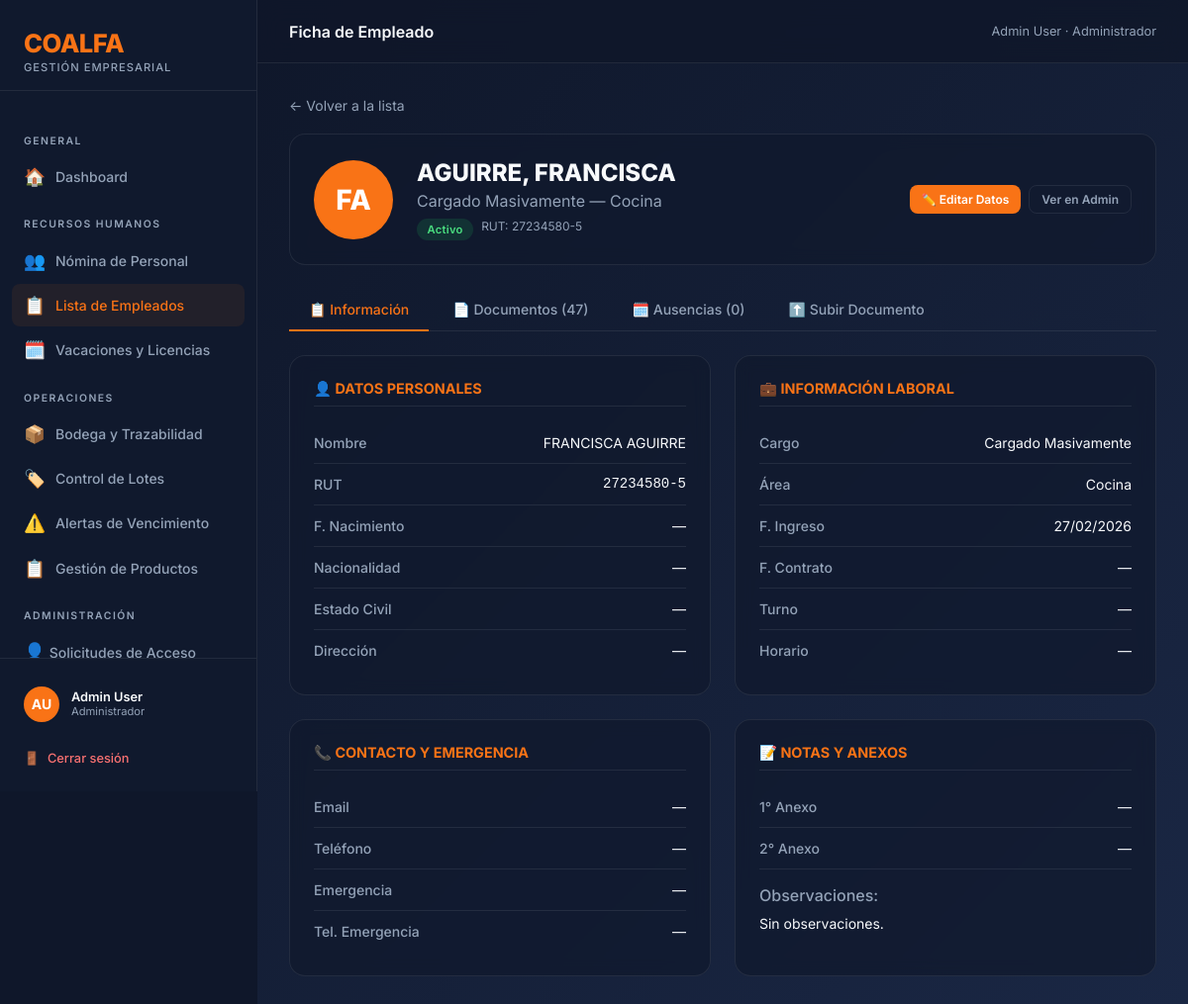
/rrhh/empleados/51/ (signed in), run on the app's committed database.
### coalfa/models.py (models this page shows, shortened)
class Usuario(AbstractBaseUser, PermissionsMixin):
    ROL_CHOICES = [
        ("ADMIN", "Administrador"),
        ("RRHH", "Recursos Humanos"),
        ("OPERACIONAL", "Operacional"),
    ]
    rut = models.CharField(max_length=12, unique=True, verbose_name="RUT")
    nombre = models.CharField(max_length=60, verbose_name="Nombre")
    apellido = models.CharField(max_length=60, verbose_name="Apellido")
    rol = models.CharField(max_length=15, choices=ROL_CHOICES, default="RRHH", verbose_name="Rol")
    is_active = models.BooleanField(default=True, verbose_name="Activo")
    is_staff = models.BooleanField(default=False, verbose_name="Es staff")
    solicitud_pendiente = models.BooleanField(default=False, verbose_name="Solicitud pendiente de aprobación")
    date_joined = models.DateTimeField(default=timezone.now, verbose_name="Fecha de registro")
    USERNAME_FIELD = "rut"
    REQUIRED_FIELDS = ["nombre", "apellido"]
    objects = UsuarioManager()
    def get_full_name(self):
        return f"{self.nombre} {self.apellido}"
    class Meta:
        verbose_name = "Usuario"
        verbose_name_plural = "Usuarios"

### rrhh/models.py (models this page shows, shortened)
class Empleado(models.Model):
    ESTADO_CHOICES = [
        ("ACTIVO", "Activo"),
        ("VACACIONES", "En Vacaciones"),
        ("LICENCIA", "Con Licencia"),
        ("FINIQUITADO", "Finiquitado"),
    ]
    AREA_CHOICES = [
        ("BODEGA", "Bodega"),
        ("COCINA", "Cocina"),
        ("REPOSTERIA", "Repostería"),
        ("LINEA", "Línea"),
        ("ADMINISTRACION", "Administración"),
        ("RRHH", "Recursos Humanos"),
        ("OTRO", "Otro"),
    ]
    nombre = models.CharField(max_length=100)
    apellido = models.CharField(max_length=100)
    rut = models.CharField(max_length=12, unique=True)
    cargo = models.CharField(max_length=100)
    area = models.CharField(max_length=20, choices=AREA_CHOICES, default="OTRO")
    email = models.EmailField(blank=True, null=True)
    telefono = models.CharField(max_length=20, blank=True, null=True)
    estado = models.CharField(max_length=15, choices=ESTADO_CHOICES, default="ACTIVO")
    fecha_ingreso = models.DateField(null=True, blank=True)
    fecha_nacimiento = models.DateField(null=True, blank=True)
    nacionalidad = models.CharField(max_length=50, blank=True)
    direccion = models.CharField(max_length=255, blank=True)
    estado_civil = models.CharField(max_length=20, blank=True)
    fecha_contrato = models.DateField(null=True, blank=True)
    anexo_1 = models.DateField(null=True, blank=True)
    anexo_2 = models.DateField(null=True, blank=True)
    turno = models.CharField(max_length=50, blank=True)
    horario = models.CharField(max_length=100, blank=True)
    emergencia_nombre = models.CharField(max_length=100, blank=True)
    emergencia_telefono = models.CharField(max_length=20, blank=True)
    observaciones = models.TextField(blank=True)
    foto = models.ImageField(upload_to="empleados/fotos/", blank=True, null=True)
    class Meta:
        verbose_name = "Empleado"
        verbose_name_plural = "Empleados"
        ordering = ["apellido", "nombre"]

### rrhh/views.py (the view, shortened to what this page needs)
# urls.py: path("empleados/<int:pk>/", views.detalle_empleado, name="rrhh_detalle_empleado"),
@rrhh_required
def detalle_empleado(request, pk):
    empleado = get_object_or_404(Empleado, pk=pk)
    documentos = empleado.documentos.all()
    ausencias = empleado.ausencias.all()
    form = SubirDocumentoForm()
    return render(request, "rrhh/detalle_empleado.html", {
        "empleado": empleado, "documentos": documentos,
        "ausencias": ausencias, "form": form,
        "tipo_choices": Documento.TIPO_CHOICES,
    })

### coalfa/context_processors.py (called while the page is built)
def solicitudes_pendientes(request):
    if request.user.is_authenticated and getattr(request.user, 'rol', None) == 'ADMIN':
        count = Usuario.objects.filter(solicitud_pendiente=True).count()
        return {'solicitudes_count': count}
    return {}

### rrhh/templates/rrhh/detalle_empleado.html (shortened to what this page needs)
{% extends 'base.html' %}
{% block topbar_title %}Ficha de Empleado{% endblock %}
{% block nav_empleados %}active{% endblock %}
{% block content %}
<a href="{% url 'rrhh_lista_empleados' %}"
    style="color:var(--text-muted);text-decoration:none;font-size:0.875rem;display:inline-flex;align-items:center;gap:0.25rem;margin-bottom:1.25rem;">←
    Volver a la lista</a>
<div class="card" style="margin-bottom:1.5rem;">
    <div style="display:flex;align-items:center;gap:1.5rem;flex-wrap:wrap;">
        {% if empleado.foto %}
        <img src="{{ empleado.foto.url }}" style="width:80px;height:80px;border-radius:50%;object-fit:cover;">
        {% else %}
        <div
            style="width:80px;height:80px;border-radius:50%;background:var(--accent);display:flex;align-items:center;justify-content:center;font-size:1.75rem;font-weight:800;color:white;flex-shrink:0;">
            {{ empleado.nombre|first }}{{ empleado.apellido|first }}
        </div>
        {% endif %}
        <div style="flex:1;">
            <h1 style="font-size:1.5rem;font-weight:800;">{{ empleado.apellido }}, {{ empleado.nombre }}</h1>
            <p style="color:var(--text-muted);margin-top:0.25rem;">{{ empleado.cargo }} &mdash; {{ empleado.get_area_display }}</p>
            <div style="margin-top:0.5rem;display:flex;gap:0.5rem;flex-wrap:wrap;">
                <span class="badge badge-{{ empleado.estado|lower }}">{{ empleado.get_estado_display }}</span>
                <span style="font-size:0.75rem;color:var(--text-muted);">RUT: {{ empleado.rut }}</span>
            </div>
        </div>
        <div style="display:flex; gap:0.5rem;">
            <a href="{% url 'rrhh_editar_empleado' empleado.pk %}" class="btn btn-primary btn-sm">✏️ Editar Datos</a>
            <a href="/admin/rrhh/empleado/{{ empleado.pk }}/change/" class="btn btn-ghost btn-sm">Ver en Admin</a>
        </div>
    </div>
</div>
<div class="tabs">
    <a class="tab active" href="#" onclick="switchTab(event,'tab-info')">📋 Información</a>
    <a class="tab" href="#" onclick="switchTab(event,'tab-docs')">📄 Documentos ({{ documentos.count }})</a>
    <a class="tab" href="#" onclick="switchTab(event,'tab-ausencias')">🗓️ Ausencias ({{ ausencias.count }})</a>
    <a class="tab" href="#" onclick="switchTab(event,'tab-subir')">⬆️ Subir Documento</a>
</div>
<div id="tab-info" class="panel active">
    <div style="display: grid; grid-template-columns: repeat(auto-fit, minmax(350px, 1fr)); gap: 1.5rem;">
        <div class="card">
            <h3 style="font-size: 0.9rem; font-weight: 700; margin-bottom: 1rem; border-bottom: 1px solid var(--border); padding-bottom: 0.5rem; color: var(--accent);">👤 DATOS PERSONALES</h3>
            <div class="info-row"><span class="info-label">Nombre</span><span>{{ empleado.nombre }} {{ empleado.apellido }}</span></div>
            <div class="info-row"><span class="info-label">RUT</span><span style="font-family:monospace;">{{ empleado.rut }}</span></div>
            <div class="info-row"><span class="info-label">F. Nacimiento</span><span>{{ empleado.fecha_nacimiento|date:"d/m/Y"|default:"—" }}</span></div>
            <div class="info-row"><span class="info-label">Nacionalidad</span><span>{{ empleado.nacionalidad|default:"—" }}</span></div>
            <div class="info-row"><span class="info-label">Estado Civil</span><span>{{ empleado.estado_civil|default:"—" }}</span></div>
            <div class="info-row" style="border:none;"><span class="info-label">Dirección</span><span>{{ empleado.direccion|default:"—" }}</span></div>
        </div>
        <div class="card">
            <h3 style="font-size: 0.9rem; font-weight: 700; margin-bottom: 1rem; border-bottom: 1px solid var(--border); padding-bottom: 0.5rem; color: var(--accent);">💼 INFORMACIÓN LABORAL</h3>
            <div class="info-row"><span class="info-label">Cargo</span><span>{{ empleado.cargo }}</span></div>
            <div class="info-row"><span class="info-label">Área</span><span>{{ empleado.get_area_display }}</span></div>
            <div class="info-row"><span class="info-label">F. Ingreso</span><span>{{ empleado.fecha_ingreso|date:"d/m/Y"|default:"—" }}</span></div>
            <div class="info-row"><span class="info-label">F. Contrato</span><span>{{ empleado.fecha_contrato|date:"d/m/Y"|default:"—" }}</span></div>
            <div class="info-row"><span class="info-label">Turno</span><span>{{ empleado.turno|default:"—" }}</span></div>
            <div class="info-row" style="border:none;"><span class="info-label">Horario</span><span>{{ empleado.horario|default:"—" }}</span></div>
        </div>
        <div class="card">
            <h3 style="font-size: 0.9rem; font-weight: 700; margin-bottom: 1rem; border-bottom: 1px solid var(--border); padding-bottom: 0.5rem; color: var(--accent);">📞 CONTACTO Y EMERGENCIA</h3>
            <div class="info-row"><span class="info-label">Email</span><span>{{ empleado.email|default:"—" }}</span></div>
            <div class="info-row"><span class="info-label">Teléfono</span><span>{{ empleado.telefono|default:"—" }}</span></div>
            <div class="info-row"><span class="info-label">Emergencia</span><span>{{ empleado.emergencia_nombre|default:"—" }}</span></div>
            <div class="info-row" style="border:none;"><span class="info-label">Tel. Emergencia</span><span>{{ empleado.emergencia_telefono|default:"—" }}</span></div>
        </div>
        <div class="card">
            <h3 style="font-size: 0.9rem; font-weight: 700; margin-bottom: 1rem; border-bottom: 1px solid var(--border); padding-bottom: 0.5rem; color: var(--accent);">📝 NOTAS Y ANEXOS</h3>
            <div class="info-row"><span class="info-label">1° Anexo</span><span>{{ empleado.anexo_1|date:"d/m/Y"|default:"—" }}</span></div>
            <div class="info-row"><span class="info-label">2° Anexo</span><span>{{ empleado.anexo_2|date:"d/m/Y"|default:"—" }}</span></div>
            <div style="margin-top: 1rem;">
                <span class="info-label" style="display:block; margin-bottom:0.5rem;">Observaciones:</span>
                <p style="font-size:0.875rem; color:var(--text); line-height:1.5; white-space: pre-wrap;">{{ empleado.observaciones|default:"Sin observaciones." }}</p>
            </div>
        </div>
    </div>
</div>
{% endblock %}

### templates/base.html (shortened to what this page needs)
<!DOCTYPE html>
<html lang="es">
<head>
</head>
<body>
    <div class="sidebar">
        <div class="sidebar-brand">
            <div class="logo-text">COALFA</div>
            <div class="logo-sub">Gestión Empresarial</div>
        </div>
        <nav class="sidebar-nav">
            <div class="nav-section-label">General</div>
            <a href="{% url 'dashboard' %}" class="nav-item {% block nav_home %}{% endblock %}">
                <span class="icon">🏠</span> Dashboard
            </a>
            {% if user.rol == 'RRHH' or user.rol == 'ADMIN' %}
            <div class="nav-section-label">Recursos Humanos</div>
            <a href="{% url 'rrhh_dashboard' %}" class="nav-item {% block nav_rrhh %}{% endblock %}">
                <span class="icon">👥</span> Nómina de Personal
            </a>
            <a href="{% url 'rrhh_lista_empleados' %}" class="nav-item {% block nav_empleados %}{% endblock %}">
                <span class="icon">📋</span> Lista de Empleados
            </a>
            <a href="{% url 'rrhh_ausencias' %}" class="nav-item {% block nav_ausencias %}{% endblock %}">
                <span class="icon">🗓️</span> Vacaciones y Licencias
            </a>
            {% endif %}
            {% if user.rol == 'OPERACIONAL' or user.rol == 'ADMIN' %}
            <div class="nav-section-label">Operaciones</div>
            <a href="{% url 'inventario_dashboard' %}" class="nav-item {% block nav_inventario %}{% endblock %}">
                <span class="icon">📦</span> Bodega y Trazabilidad
            </a>
            <a href="{% url 'inventario_lista_lotes' %}" class="nav-item {% block nav_lotes %}{% endblock %}">
                <span class="icon">🏷️</span> Control de Lotes
            </a>
            <a href="{% url 'inventario_alertas' %}" class="nav-item {% block nav_alertas %}{% endblock %}">
                <span class="icon">⚠️</span> Alertas de Vencimiento
            </a>
            <a href="{% url 'inventario_lista_productos' %}" class="nav-item {% block nav_productos %}{% endblock %}">
                <span class="icon">📋</span> Gestión de Productos
            </a>
            {% endif %}
            {% if user.rol == 'ADMIN' %}
            <div class="nav-section-label">Administración</div>
            <a href="{% url 'admin_solicitudes' %}" class="nav-item" style="display:flex;align-items:center;justify-content:space-between;">
                <span><span class="icon">👤</span> Solicitudes de Acceso</span>
            </a>
            {% endif %}
        </nav>
        <div class="sidebar-footer">
            <div class="user-info">
                <div class="user-avatar">{{ user.nombre|first }}{{ user.apellido|first }}</div>
                <div>
                    <div class="user-name">{{ user.get_full_name }}</div>
                    <div class="user-role">{{ user.get_rol_display }}</div>
                </div>
            </div>
            <a href="{% url 'logout' %}" class="btn-logout">
                <span>🚪</span> Cerrar sesión
            </a>
        </div>
    </div>
    <div class="main-wrapper">
        <div class="topbar">
            <div class="topbar-title">{% block topbar_title %}Dashboard{% endblock %}</div>
            <div class="topbar-breadcrumb">{{ user.get_full_name }} · {{ user.get_rol_display }}</div>
        </div>
        <div class="page-content">
            {% block content %}{% endblock %}
        </div>
    </div>
</body>
</html>

### data on the page
Usuario: nombre|first "A", apellido|first "U", get_full_name "Admin User", rol "Administrador"
Empleado: nombre|first "F", apellido|first "A", apellido "AGUIRRE", nombre "FRANCISCA", cargo "Cargado Masivamente", area "Cocina", estado "Activo", rut "27234580-5", count "47", count "0", fecha_nacimiento "—", nacionalidad "—", estado_civil "—", direccion "—", fecha_ingreso "27/02/2026", fecha_contrato "—", turno "—", horario "—", email "—", telefono "—", emergencia_nombre "—", emergencia_telefono "—", anexo_1 "—", anexo_2 "—", observaciones "Sin observaciones."
